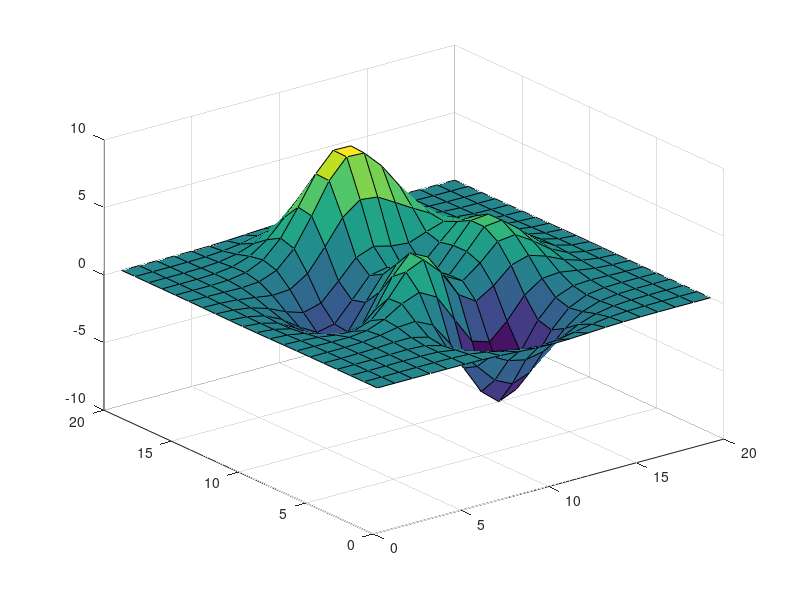

This figure's MATLAB source: (Note: this script raises an error after producing the figure.)
%=============================================================================
% Copyright (c) 2026-present Allan CORNET (Nelson)
%=============================================================================
% This file is part of Nelson.
%=============================================================================
% LICENCE_BLOCK_BEGIN
% SPDX-License-Identifier: LGPL-3.0-or-later
% LICENCE_BLOCK_END
%=============================================================================
% <--ADV-CLI MODE-->
%=============================================================================
close all;
f = figure('Visible', 'off');
surf(peaks(20));
ax = gca();
%=============================================================================
v = camva();
asserts.istrue(isscalar(v));
asserts.isequal(camva(ax), get(ax, 'CameraViewAngle'));
%=============================================================================
% Setting the view angle switches the mode to manual and keeps the value.
camva(ax, 25);
asserts.isequal(camva(ax), 25);
asserts.isequal(char(camva(ax, 'mode')), 'manual');
%=============================================================================
camva(ax, 'auto');
asserts.isequal(char(camva(ax, 'mode')), 'auto');
%=============================================================================
asserts.checkerror('camva(gca(), -1)', getString(message('Nelson:graphics:invalidCamViewAngle')));
asserts.checkerror('camva(gca(), 200)', getString(message('Nelson:graphics:invalidCamViewAngle')));
%=============================================================================
close all;
%=============================================================================
